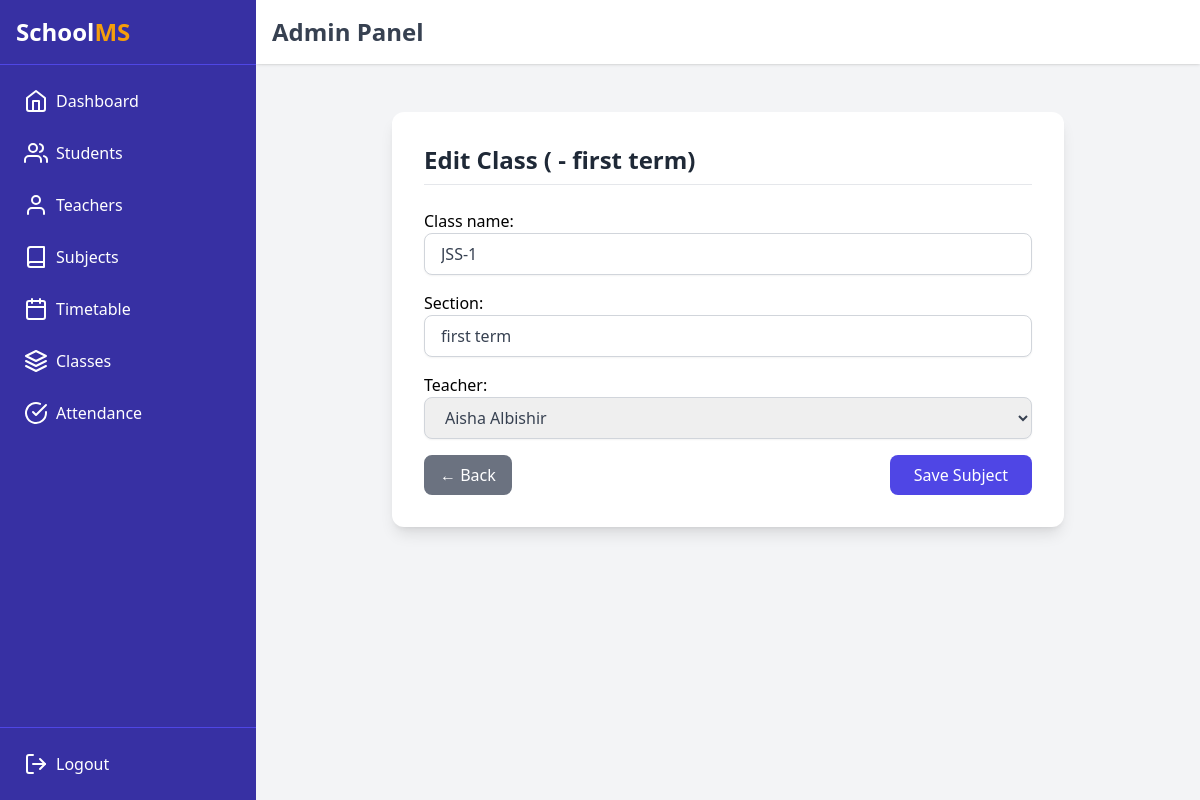
The page /academics/classes/edit/1/ on the database its author committed.
### academics/models.py (models this page shows, shortened)
class StudentClass(models.Model):
    class_name = models.CharField(max_length=50)
    section = models.CharField(max_length=10)
    teacher = models.ForeignKey('teachers.Teacher', on_delete=models.SET_NULL, null=True, blank=True, related_name='main_classes')

### academics/views.py (the view)
# urls.py: path("classes/edit/<int:class_id>/", views.edit_class, name="edit_class"),
def edit_class(request, class_id):
    student_class = get_object_or_404(StudentClass, id=class_id)
    if request.method == "POST":
        form = StudentClassForm(request.POST, instance=student_class)
        if form.is_valid():
            form.save()
            messages.success(request, "Class updated successfully.")
            return redirect("manage_classes")
        else:
            messages.error(request, "Please correct the errors below.")
    else:
        form = StudentClassForm(instance=student_class)
    return render(request, "academics/edit_class.html", {"form": form, "student_class": student_class})

### academics/forms.py
class StudentClassForm(forms.ModelForm):
    class Meta:
        model = StudentClass
        fields = ['class_name', 'section', 'teacher']
        widgets = {
            "class_name" : forms.TextInput(attrs={
                "class": "w-full px-4 py-2 border border-gray-300 rounded-lg shadow-sm focus:outline-none focus:ring-2 focus:ring-blue-500 focus:border-blue-500 text-gray-700",
                "placeholder": "Enter class name",
            }),
            "section" : forms.TextInput(attrs={
                "class": "w-full px-4 py-2 border border-gray-300 rounded-lg shadow-sm focus:outline-none focus:ring-2 focus:ring-blue-500 focus:border-blue-500 text-gray-700",
                "placeholder": "Enter section",
            }),
            "teacher" : forms.Select(attrs={
                "class": "w-full px-4 py-2 border border-gray-300 rounded-lg shadow-sm focus:outline-none focus:ring-2 focus:ring-blue-500 focus:border-blue-500 text-gray-700"
            }),
        }

### teachers/models.py (called while the page is built)
    def __str__(self):
        return self.user.get_full_name()

### academics/templates/academics/edit_class.html (shortened to what this page needs)
{% extends "admin_base.html" %}
{% load static %}
{% block content %}
<div class="max-w-2xl mx-auto mt-6 bg-white p-8 rounded-xl shadow-lg">
  <h2 class="text-2xl font-bold mb-6 text-gray-800 border-b pb-2">
    Edit Class ({{ student_class.name }} - {{ student_class.section }})
  </h2>
  <form method="post" class="space-y-4">
    {{ form.as_p }}
  <div class="flex justify-between items-center mt-6">
       <a href="{% url 'manage_students' %}" class="inline-block px-4 py-2 bg-gray-500 hover:bg-gray-600 text-white rounded-lg transition duration-200">
        ← Back
      </a>
      <button type="submit"
              class="px-6 py-2 bg-indigo-600 text-white rounded-lg hover:bg-indigo-700 transition">
        Save Subject
      </button>
    </div>
    </div>
</div>
{% endblock %}

### rows shown on the page
StudentClass: section "first term", class_name "JSS-1", teacher "Aisha Albishir"
